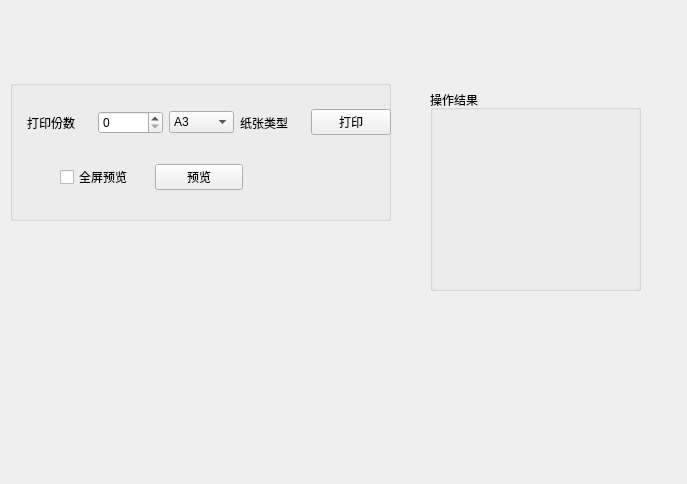
<?xml version="1.0" encoding="UTF-8"?>
<ui version="4.0">
 <class>Form</class>
 <widget class="QWidget" name="Form">
  <property name="geometry">
   <rect>
    <x>0</x>
    <y>0</y>
    <width>687</width>
    <height>484</height>
   </rect>
  </property>
  <property name="windowTitle">
   <string>Form</string>
  </property>
  <property name="toolTip">
   <string>&lt;html&gt;&lt;head/&gt;&lt;body&gt;&lt;p&gt;&lt;br/&gt;&lt;/p&gt;&lt;/body&gt;&lt;/html&gt;</string>
  </property>
  <widget class="QGroupBox" name="groupBox">
   <property name="geometry">
    <rect>
     <x>10</x>
     <y>80</y>
     <width>381</width>
     <height>141</height>
    </rect>
   </property>
   <property name="title">
    <string/>
   </property>
   <widget class="QWidget" name="">
    <property name="geometry">
     <rect>
      <x>17</x>
      <y>25</y>
      <width>364</width>
      <height>35</height>
     </rect>
    </property>
    <layout class="QHBoxLayout" name="horizontalLayout">
     <item>
      <widget class="QLabel" name="label">
       <property name="text">
        <string>打印份数</string>
       </property>
      </widget>
     </item>
     <item>
      <widget class="QSpinBox" name="numberSpinBox"/>
     </item>
     <item>
      <widget class="QComboBox" name="styleCombo">
       <property name="currentText">
        <string>A3</string>
       </property>
       <item>
        <property name="text">
         <string>A3</string>
        </property>
       </item>
       <item>
        <property name="text">
         <string>A4</string>
        </property>
       </item>
       <item>
        <property name="text">
         <string>A5</string>
        </property>
       </item>
      </widget>
     </item>
     <item>
      <widget class="QLabel" name="label_2">
       <property name="text">
        <string>纸张类型</string>
       </property>
      </widget>
     </item>
     <item>
      <widget class="QPushButton" name="printButton">
       <property name="text">
        <string>打印</string>
       </property>
      </widget>
     </item>
    </layout>
   </widget>
   <widget class="QWidget" name="">
    <property name="geometry">
     <rect>
      <x>50</x>
      <y>80</y>
      <width>183</width>
      <height>35</height>
     </rect>
    </property>
    <layout class="QHBoxLayout" name="horizontalLayout_2">
     <item>
      <widget class="QCheckBox" name="previewStatus">
       <property name="text">
        <string>全屏预览</string>
       </property>
      </widget>
     </item>
     <item>
      <widget class="QPushButton" name="previewButton">
       <property name="text">
        <string>预览</string>
       </property>
      </widget>
     </item>
    </layout>
   </widget>
  </widget>
  <widget class="QGroupBox" name="resultGroupBox">
   <property name="geometry">
    <rect>
     <x>430</x>
     <y>90</y>
     <width>211</width>
     <height>201</height>
    </rect>
   </property>
   <property name="title">
    <string>操作结果</string>
   </property>
   <widget class="QLabel" name="resultLabel">
    <property name="geometry">
     <rect>
      <x>10</x>
      <y>70</y>
      <width>181</width>
      <height>61</height>
     </rect>
    </property>
    <property name="text">
     <string>&lt;html&gt;&lt;head/&gt;&lt;body&gt;&lt;p&gt;&lt;br/&gt;&lt;/p&gt;&lt;/body&gt;&lt;/html&gt;</string>
    </property>
   </widget>
  </widget>
 </widget>
 <resources/>
 <connections/>
</ui>
